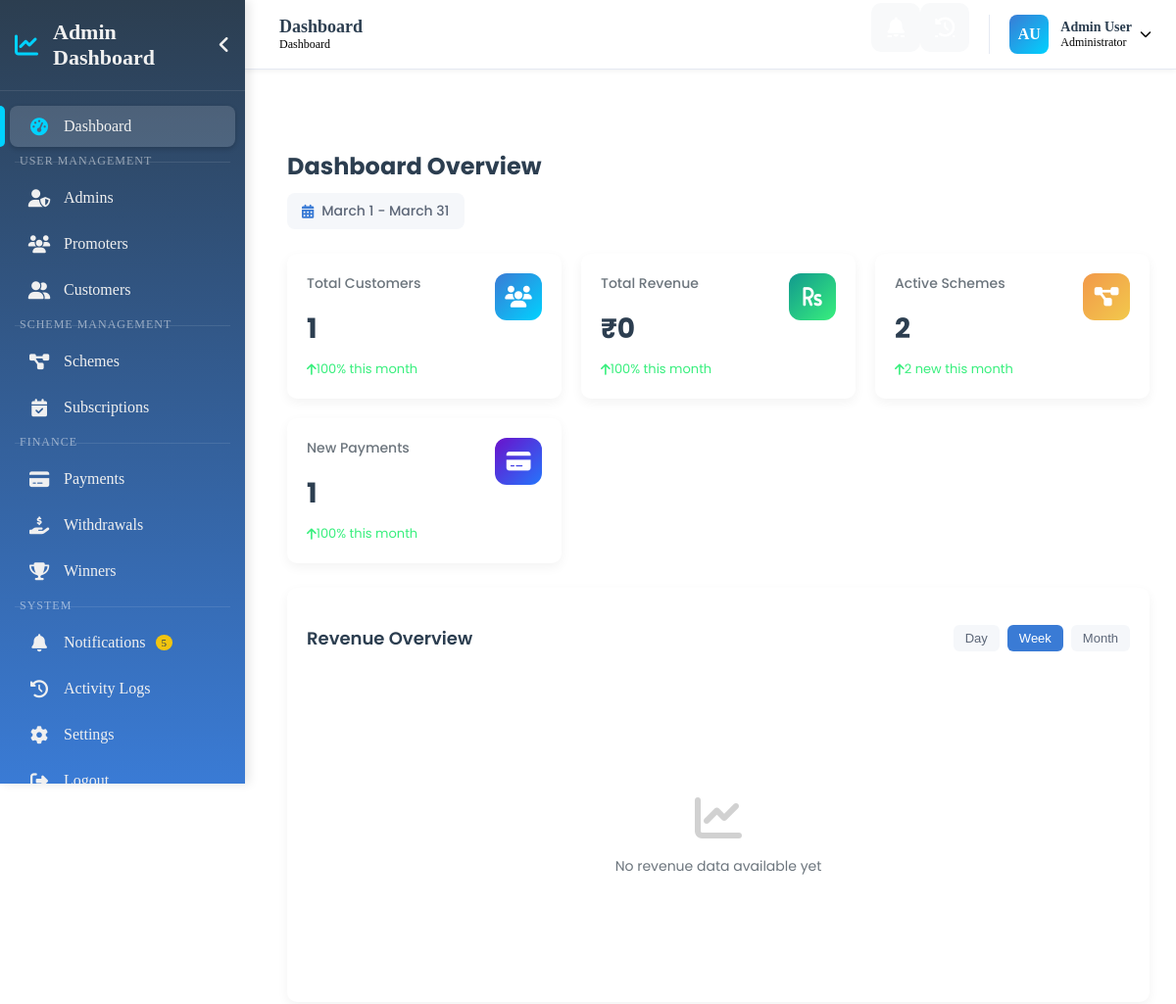
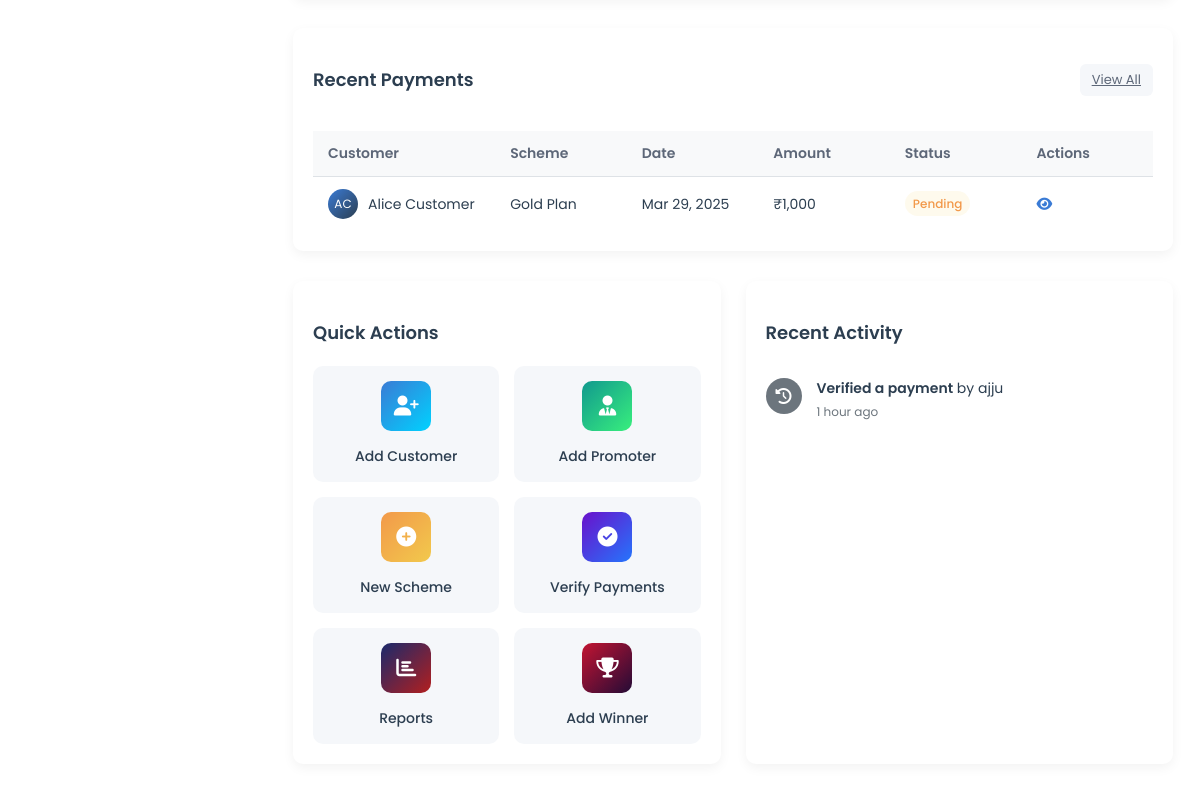
The app's page /admin/dashboard/index.php with its own data (2 pictures, top to bottom).
### tables this page shows
CREATE TABLE Payments (
    PaymentID INT AUTO_INCREMENT PRIMARY KEY,
    CustomerID INT,
    PromoterID INT,
    AdminID INT DEFAULT NULL,
    SchemeID INT,
    Amount DECIMAL(10,2) NOT NULL,
    PaymentCodeValue INT DEFAULT 0,
    ScreenshotURL VARCHAR(255) NOT NULL,
    Status ENUM('Pending', 'Verified', 'Rejected') DEFAULT 'Pending',
    SubmittedAt TIMESTAMP DEFAULT CURRENT_TIMESTAMP,
    VerifiedAt TIMESTAMP NULL,
    FOREIGN KEY (CustomerID) REFERENCES Customers(CustomerID) ON DELETE CASCADE,
    FOREIGN KEY (PromoterID) REFERENCES Promoters(PromoterID) ON DELETE CASCADE,
    FOREIGN KEY (AdminID) REFERENCES Admins(AdminID) ON DELETE SET NULL,
    FOREIGN KEY (SchemeID) REFERENCES Schemes(SchemeID) ON DELETE SET NULL
);

CREATE TABLE Customers (
    CustomerID INT AUTO_INCREMENT PRIMARY KEY,
    CustomerUniqueID VARCHAR(50) UNIQUE NOT NULL,
    Name VARCHAR(255) NOT NULL,
    Contact VARCHAR(50) UNIQUE NOT NULL,
    Email VARCHAR(255) UNIQUE,
    PasswordHash VARCHAR(255) NOT NULL,
    Address TEXT,
    ProfileImageURL VARCHAR(255),
    BankAccountName VARCHAR(255),
    BankAccountNumber VARCHAR(50),
    IFSCCode VARCHAR(20),
    BankName VARCHAR(255),
    PromoterID INT,
    ReferredBy  VARCHAR(50), 
    Status ENUM('Active', 'Inactive', 'Suspended') DEFAULT 'Active',
    CreatedAt TIMESTAMP DEFAULT CURRENT_TIMESTAMP,
    UpdatedAt TIMESTAMP DEFAULT CURRENT_TIMESTAMP ON UPDATE CURRENT_TIMESTAMP,
    FOREIGN KEY (PromoterID) REFERENCES Promoters(PromoterID) ON DELETE SET NULL
);

CREATE TABLE Schemes (
    SchemeID INT AUTO_INCREMENT PRIMARY KEY,
    SchemeName VARCHAR(255) UNIQUE NOT NULL,
    Description TEXT,
    MonthlyPayment DECIMAL(10,2) NOT NULL,
    TotalPayments INT NOT NULL DEFAULT 1,
    Status ENUM('Active', 'Inactive') DEFAULT 'Active',
    CreatedAt TIMESTAMP DEFAULT CURRENT_TIMESTAMP
);

CREATE TABLE ActivityLogs (
    LogID INT AUTO_INCREMENT PRIMARY KEY,
    UserID INT NOT NULL,
    UserType ENUM('Admin', 'Promoter') NOT NULL,
    Action TEXT NOT NULL,
    IPAddress VARCHAR(50),
    CreatedAt TIMESTAMP DEFAULT CURRENT_TIMESTAMP
);

### admin/dashboard/index.php (the view, shortened to what the rows shown need)
<?php
$menuPath = "../";
$database = new Database();
$conn = $database->getConnection();
function getStats($conn)
{
    $stats = [];
    $query = "SELECT COUNT(*) as total FROM Customers WHERE Status = 'Active'";
    $stmt = $conn->prepare($query);
    $stmt->execute();
    $result = $stmt->fetch(PDO::FETCH_ASSOC);
    $stats['customers'] = $result['total'] ?? 0;
    $query = "SELECT COUNT(*) as prev_month FROM Customers WHERE Status = 'Active' AND CreatedAt <= DATE_SUB(CURDATE(), INTERVAL 1 MONTH)";
    $stmt = $conn->prepare($query);
    $stmt->execute();
    $result = $stmt->fetch(PDO::FETCH_ASSOC);
    $prevMonthCustomers = $result['prev_month'] ?? 0;
    if ($prevMonthCustomers > 0) {
        $stats['customers_growth'] = round((($stats['customers'] - $prevMonthCustomers) / $prevMonthCustomers) * 100, 1);
    } else {
        $stats['customers_growth'] = 100;
    }
    $query = "SELECT SUM(Amount) as total FROM Payments WHERE Status = 'Verified'";
    $stmt = $conn->prepare($query);
    $stmt->execute();
    $result = $stmt->fetch(PDO::FETCH_ASSOC);
    $stats['revenue'] = $result['total'] ?? 0;
    $query = "SELECT SUM(Amount) as prev_month FROM Payments WHERE Status = 'Verified' AND SubmittedAt <= DATE_SUB(CURDATE(), INTERVAL 1 MONTH)";
    $stmt = $conn->prepare($query);
    $stmt->execute();
    $result = $stmt->fetch(PDO::FETCH_ASSOC);
    $prevMonthRevenue = $result['prev_month'] ?? 0;
    if ($prevMonthRevenue > 0) {
        $stats['revenue_growth'] = round((($stats['revenue'] - $prevMonthRevenue) / $prevMonthRevenue) * 100, 1);
    } else {
        $stats['revenue_growth'] = 100;
    }
    $query = "SELECT COUNT(*) as total FROM Schemes WHERE Status = 'Active'";
    $stmt = $conn->prepare($query);
    $stmt->execute();
    $result = $stmt->fetch(PDO::FETCH_ASSOC);
    $stats['schemes'] = $result['total'] ?? 0;
    $query = "SELECT COUNT(*) as new_schemes FROM Schemes WHERE Status = 'Active' AND CreatedAt >= DATE_SUB(CURDATE(), INTERVAL 1 MONTH)";
    $stmt = $conn->prepare($query);
    $stmt->execute();
    $result = $stmt->fetch(PDO::FETCH_ASSOC);
    $stats['new_schemes'] = $result['new_schemes'] ?? 0;
    $query = "SELECT COUNT(*) as total FROM Payments WHERE SubmittedAt >= DATE_SUB(CURDATE(), INTERVAL 1 MONTH)";
    $stmt = $conn->prepare($query);
    $stmt->execute();
    $result = $stmt->fetch(PDO::FETCH_ASSOC);
    $stats['payments'] = $result['total'] ?? 0;
    $query = "SELECT COUNT(*) as prev_month FROM Payments WHERE SubmittedAt BETWEEN DATE_SUB(CURDATE(), INTERVAL 2 MONTH) AND DATE_SUB(CURDATE(), INTERVAL 1 MONTH)";
    $stmt = $conn->prepare($query);
    $stmt->execute();
    $result = $stmt->fetch(PDO::FETCH_ASSOC);
    $prevMonthPayments = $result['prev_month'] ?? 0;
    if ($prevMonthPayments > 0) {
        $stats['payments_growth'] = round((($stats['payments'] - $prevMonthPayments) / $prevMonthPayments) * 100, 1);
    } else {
        $stats['payments_growth'] = 100;
    }
    return $stats;
}
function getRecentPayments($conn, $limit = 5)
{
    $query = "SELECT p.PaymentID, p.Amount, p.Status, p.SubmittedAt, p.VerifiedAt,
              c.Name as CustomerName, s.SchemeName
              FROM Payments p
              JOIN Customers c ON p.CustomerID = c.CustomerID
              JOIN Schemes s ON p.SchemeID = s.SchemeID
              ORDER BY p.SubmittedAt DESC
              LIMIT :limit";
    $stmt = $conn->prepare($query);
    $stmt->bindParam(':limit', $limit, PDO::PARAM_INT);
    $stmt->execute();
    return $stmt->fetchAll(PDO::FETCH_ASSOC);
}
function getRecentActivity($conn, $limit = 7)
{
    $query = "SELECT a.Action, a.CreatedAt, a.UserType, a.UserID
              FROM ActivityLogs a
              ORDER BY a.CreatedAt DESC
              LIMIT :limit";
    $stmt = $conn->prepare($query);
    $stmt->bindParam(':limit', $limit, PDO::PARAM_INT);
    $stmt->execute();
    $activities = [];
    while ($row = $stmt->fetch(PDO::FETCH_ASSOC)) {
        if ($row['UserType'] == 'Admin') {
            $userQuery = "SELECT Name FROM Admins WHERE AdminID = :userId";
        } else {
            $userQuery = "SELECT Name FROM Promoters WHERE PromoterID = :userId";
        }
        $userStmt = $conn->prepare($userQuery);
        $userStmt->bindParam(':userId', $row['UserID'], PDO::PARAM_INT);
        $userStmt->execute();
        $userResult = $userStmt->fetch(PDO::FETCH_ASSOC);
        $userName = $userResult['Name'] ?? 'Unknown User';
        $row['UserName'] = $userName;
        $activities[] = $row;
    }
    return $activities;
}
try {
    $stats = getStats($conn);
    $recentPayments = getRecentPayments($conn);
    $recentActivity = getRecentActivity($conn);
} catch (PDOException $e) {
    $stats = [
        'customers' => 0,
        'customers_growth' => 0,
        'revenue' => 0,
        'revenue_growth' => 0,
        'schemes' => 0,
        'new_schemes' => 0,
        'payments' => 0,
        'payments_growth' => 0
    ];
    $recentPayments = [];
    $recentActivity = [];
    $revenueData = ['labels' => [], 'values' => []];
    $customerData = ['labels' => [], 'new' => [], 'returning' => []];
    if (ini_get('display_errors')) {
        echo "<div style='color:red; padding:10px; background:#ffeeee; border:1px solid #ff0000;'>";
        echo "Database Error: " . $e->getMessage();
        echo "<br>Note: This error is only shown because display_errors is enabled.";
        echo "</div>";
    }
}
function getInitials($name)
{
    $words = explode(' ', $name);
    $initials = '';
    if (count($words) >= 2) {
        $initials = strtoupper(substr($words[0], 0, 1) . substr($words[1], 0, 1));
    } else {
        $initials = strtoupper(substr($name, 0, 2));
    }
    return $initials;
}
function formatDate($date)
{
    return date('M d, Y', strtotime($date));
}
function formatActivity($action, $userName)
{
    $actionLower = strtolower($action);
    if (strpos($actionLower, 'customer') !== false && strpos($actionLower, 'add') !== false) {
        return "<strong>New customer</strong> added by {$userName}";
    } elseif (strpos($actionLower, 'customer') !== false && strpos($actionLower, 'edit') !== false) {
        return "<strong>Customer updated</strong> by {$userName}";
    } elseif (strpos($actionLower, 'payment') !== false && strpos($actionLower, 'verify') !== false) {
        return "<strong>Payment verified</strong> by {$userName}";
    } elseif (strpos($actionLower, 'payment') !== false && strpos($actionLower, 'reject') !== false) {
        return "<strong>Payment rejected</strong> by {$userName}";
    } elseif (strpos($actionLower, 'promoter') !== false && strpos($actionLower, 'add') !== false) {
        return "<strong>New promoter</strong> added by {$userName}";
    } elseif (strpos($actionLower, 'scheme') !== false && strpos($actionLower, 'add') !== false) {
        return "<strong>New scheme</strong> created by {$userName}";
    } elseif (strpos($actionLower, 'winner') !== false) {
        return "<strong>Winner announced</strong> by {$userName}";
    } else {
        return "<strong>{$action}</strong> by {$userName}";
    }
}
function timeAgo($datetime)
{
    $now = new DateTime();
    $ago = new DateTime($datetime);
    $diff = $now->diff($ago);
    if ($diff->y > 0) {
        return $diff->y . ' year' . ($diff->y > 1 ? 's' : '') . ' ago';
    } elseif ($diff->m > 0) {
        return $diff->m . ' month' . ($diff->m > 1 ? 's' : '') . ' ago';
    } elseif ($diff->d > 0) {
        if ($diff->d == 1) {
            return 'Yesterday';
        }
        return $diff->d . ' days ago';
    } elseif ($diff->h > 0) {
        return $diff->h . ' hour' . ($diff->h > 1 ? 's' : '') . ' ago';
    } elseif ($diff->i > 0) {
        return $diff->i . ' minute' . ($diff->i > 1 ? 's' : '') . ' ago';
    } else {
        return 'Just now';
    }
}
include("../components/sidebar.php");
include("../components/topbar.php");
?>
<!DOCTYPE html>
<html lang="en">
<head>
    <link rel="stylesheet" href="https://cdnjs.cloudflare.com/ajax/libs/font-awesome/6.4.0/css/all.min.css">
    <link rel="stylesheet" href="../assets/css/dashboard.css">
</head>
<body class="">
    <div class="content-wrapper">
        <div class="dashboard-container">
            <div class="dashboard-header">
                <h1 class="dashboard-title">Dashboard Overview</h1>
            </div>
            <div class="recent-payments">
                <div class="table-responsive">
                    <table class="payments-table">
                        <thead>
                            <tr>
                                <th>Customer</th>
                                <th>Scheme</th>
                                <th>Date</th>
                                <th>Amount</th>
                                <th>Status</th>
                                <th>Actions</th>
                            </tr>
                        </thead>
                        <tbody>
                            <?php foreach ($recentPayments as $payment): ?>
                                <tr>
                                    <td>
                                        <div class="customer-cell">
                                            <div class="customer-avatar"><?php echo getInitials($payment['CustomerName']); ?></div>
                                            <span><?php echo $payment['CustomerName']; ?></span>
                                        </div>
                                    </td>
                                    <td><?php echo $payment['SchemeName']; ?></td>
                                    <td><?php echo formatDate($payment['SubmittedAt']); ?></td>
                                    <td>₹<?php echo number_format($payment['Amount']); ?></td>
                                    <td>
                                        <span class="payment-status status-<?php echo strtolower($payment['Status']); ?>">
                                            <?php echo $payment['Status']; ?>
                                        </span>
                                    </td>
                                    <td>
                                        <a href="<?php echo $menuPath; ?>payment-details.php?id=<?php echo $payment['PaymentID']; ?>" class="action-btn custom-tooltip" data-tooltip="View Details">
                                            <i class="fas fa-eye"></i>
                                        </a>
                                    </td>
                                </tr>
                            <?php endforeach; ?>
                        </tbody>
                    </table>
                </div>
            </div>
            <div class="bottom-grid">
                <div class="activity-feed">
                    <div class="activity-list">
                        <?php foreach ($recentActivity as $activity): ?>
                            <div class="activity-item">
                                <?php
                                $iconClass = 'fas fa-history';
                                $iconBg = '#6c757d';
                                ?>
                                <div class="activity-icon" style="background: <?php echo $iconBg; ?>">
                                    <i class="<?php echo $iconClass; ?>"></i>
                                </div>
                                <div class="activity-content">
                                    <div class="activity-message">
                                        <?php echo formatActivity($activity['Action'], $activity['UserName']); ?>
                                    </div>
                                    <div class="activity-time"><?php echo timeAgo($activity['CreatedAt']); ?></div>
                                </div>
                            </div>
                        <?php endforeach; ?>
                    </div>
                </div>
            </div>
        </div>
    </div>
</body>
</html>

### records on screen
payments: CustomerID.Name "AC", CustomerID.Name "Alice Customer", SchemeID.SchemeName "Gold Plan", SubmittedAt "Mar 29, 2025", Amount "1,000", Status "Pending"
activitylogs: Action "Verified a payment", CreatedAt "1 hour ago"

### other values on screen
str_replace('-', ' ', $currentPage) "Dashboard"
$initials "AU"
$adminName "Admin User"
$adminRole "Administrator"
$stats['customers'] "1"
abs($stats['customers_growth']) "100"
formatAmount($stats['revenue']) "₹0"
abs($stats['revenue_growth']) "100"
$stats['schemes'] "2"
$stats['new_schemes'] "2"
$stats['payments'] "1"
abs($stats['payments_growth']) "100"
